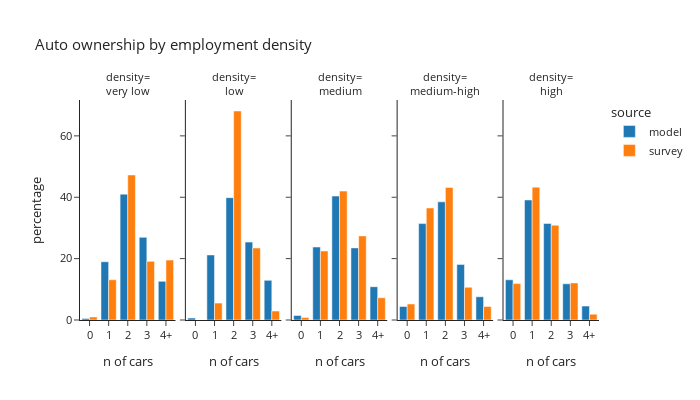

Here is the notebook cell this chart was saved with:
### Code cell
plot_auto(hh.dropna(subset=['emp_density_group']),'emp_density_group','employment density','density')

### Figure 1 — Plotly figure (JSON) as saved in the notebook; plotly's stock layout.template omitted (floating-point values rounded to 4 significant figures)
{"data": [{"alignmentgroup": "True", "hovertemplate": "source=model<br>emp_density_group=very low<br>auto_ownership_simple=%{x}<br>percentage=%{y}<extra></extra>", "legendgroup": "model", "marker": {"color": "#1F77B4", "pattern": {"shape": ""}}, "name": "model", "offsetgroup": "model", "orientation": "v", "showlegend": true, "textposition": "auto", "type": "bar", "x": ["0", "1", "2", "3", "4+"], "xaxis": "x", "y": [0.4953, 18.98, 41.0, 26.93, 12.6], "yaxis": "y"}, {"alignmentgroup": "True", "hovertemplate": "source=model<br>emp_density_group=low<br>auto_ownership_simple=%{x}<br>percentage=%{y}<extra></extra>", "legendgroup": "model", "marker": {"color": "#1F77B4", "pattern": {"shape": ""}}, "name": "model", "offsetgroup": "model", "orientation": "v", "showlegend": false, "textposition": "auto", "type": "bar", "x": ["0", "1", "2", "3", "4+"], "xaxis": "x2", "y": [0.6379, 21.2, 39.87, 25.38, 12.92], "yaxis": "y2"}, {"alignmentgroup": "True", "hovertemplate": "source=model<br>emp_density_group=medium<br>auto_ownership_simple=%{x}<br>percentage=%{y}<extra></extra>", "legendgroup": "model", "marker": {"color": "#1F77B4", "pattern": {"shape": ""}}, "name": "model", "offsetgroup": "model", "orientation": "v", "showlegend": false, "textposition": "auto", "type": "bar", "x": ["0", "1", "2", "3", "4+"], "xaxis": "x3", "y": [1.481, 23.79, 40.39, 23.5, 10.85], "yaxis": "y3"}, {"alignmentgroup": "True", "hovertemplate": "source=model<br>emp_density_group=medium-high<br>auto_ownership_simple=%{x}<br>percentage=%{y}<extra></extra>", "legendgroup": "model", "marker": {"color": "#1F77B4", "pattern": {"shape": ""}}, "name": "model", "offsetgroup": "model", "orientation": "v", "showlegend": false, "textposition": "auto", "type": "bar", "x": ["0", "1", "2", "3", "4+"], "xaxis": "x4", "y": [4.405, 31.41, 38.5, 18.12, 7.565], "yaxis": "y4"}, {"alignmentgroup": "True", "hovertemplate": "source=model<br>emp_density_group=high<br>auto_ownership_simple=%{x}<br>percentage=%{y}<extra></extra>", "legendgroup": "model", "marker": {"color": "#1F77B4", "pattern": {"shape": ""}}, "name": "model", "offsetgroup": "model", "orientation": "v", "showlegend": false, "textposition": "auto", "type": "bar", "x": ["0", "1", "2", "3", "4+"], "xaxis": "x5", "y": [13.1, 39.11, 31.46, 11.8, 4.538], "yaxis": "y5"}, {"alignmentgroup": "True", "hovertemplate": "source=survey<br>emp_density_group=very low<br>auto_ownership_simple=%{x}<br>percentage=%{y}<extra></extra>", "legendgroup": "survey", "marker": {"color": "#FF7F0E", "pattern": {"shape": ""}}, "name": "survey", "offsetgroup": "survey", "orientation": "v", "showlegend": true, "textposition": "auto", "type": "bar", "x": ["0", "1", "2", "3", "4+"], "xaxis": "x", "y": [0.9963, 13.11, 47.25, 19.11, 19.53], "yaxis": "y"}, {"alignmentgroup": "True", "hovertemplate": "source=survey<br>emp_density_group=low<br>auto_ownership_simple=%{x}<br>percentage=%{y}<extra></extra>", "legendgroup": "survey", "marker": {"color": "#FF7F0E", "pattern": {"shape": ""}}, "name": "survey", "offsetgroup": "survey", "orientation": "v", "showlegend": false, "textposition": "auto", "type": "bar", "x": ["0", "1", "2", "3", "4+"], "xaxis": "x2", "y": [0, 5.5, 68.1, 23.47, 2.923], "yaxis": "y2"}, {"alignmentgroup": "True", "hovertemplate": "source=survey<br>emp_density_group=medium<br>auto_ownership_simple=%{x}<br>percentage=%{y}<extra></extra>", "legendgroup": "survey", "marker": {"color": "#FF7F0E", "pattern": {"shape": ""}}, "name": "survey", "offsetgroup": "survey", "orientation": "v", "showlegend": false, "textposition": "auto", "type": "bar", "x": ["0", "1", "2", "3", "4+"], "xaxis": "x3", "y": [0.8378, 22.5, 42.01, 27.41, 7.239], "yaxis": "y3"}, {"alignmentgroup": "True", "hovertemplate": "source=survey<br>emp_density_group=medium-high<br>auto_ownership_simple=%{x}<br>percentage=%{y}<extra></extra>", "legendgroup": "survey", "marker": {"color": "#FF7F0E", "pattern": {"shape": ""}}, "name": "survey", "offsetgroup": "survey", "orientation": "v", "showlegend": false, "textposition": "auto", "type": "bar", "x": ["0", "1", "2", "3", "4+"], "xaxis": "x4", "y": [5.218, 36.51, 43.2, 10.66, 4.412], "yaxis": "y4"}, {"alignmentgroup": "True", "hovertemplate": "source=survey<br>emp_density_group=high<br>auto_ownership_simple=%{x}<br>percentage=%{y}<extra></extra>", "legendgroup": "survey", "marker": {"color": "#FF7F0E", "pattern": {"shape": ""}}, "name": "survey", "offsetgroup": "survey", "orientation": "v", "showlegend": false, "textposition": "auto", "type": "bar", "x": ["0", "1", "2", "3", "4+"], "xaxis": "x5", "y": [11.86, 43.29, 30.88, 12.08, 1.886], "yaxis": "y5"}], "layout": {"annotations": [{"font": {}, "showarrow": false, "text": "density=<br>very low", "x": 0.092, "xanchor": "center", "xref": "paper", "y": 1, "yanchor": "bottom", "yref": "paper"}, {"font": {}, "showarrow": false, "text": "density=<br>low", "x": 0.296, "xanchor": "center", "xref": "paper", "y": 1, "yanchor": "bottom", "yref": "paper"}, {"font": {}, "showarrow": false, "text": "density=<br>medium", "x": 0.5, "xanchor": "center", "xref": "paper", "y": 1, "yanchor": "bottom", "yref": "paper"}, {"font": {}, "showarrow": false, "text": "density=<br>medium-high", "x": 0.704, "xanchor": "center", "xref": "paper", "y": 1, "yanchor": "bottom", "yref": "paper"}, {"font": {}, "showarrow": false, "text": "density=<br>high", "x": 0.908, "xanchor": "center", "xref": "paper", "y": 1, "yanchor": "bottom", "yref": "paper"}], "barmode": "group", "font": {"size": 11}, "height": 400, "legend": {"title": {"text": "source"}, "tracegroupgap": 0}, "title": {"text": "Auto ownership by employment density"}, "width": 700, "xaxis": {"anchor": "y", "domain": [0, 0.184], "title": {"text": "n of cars"}}, "xaxis2": {"anchor": "y2", "domain": [0.204, 0.388], "matches": "x", "title": {"text": "n of cars"}}, "xaxis3": {"anchor": "y3", "domain": [0.408, 0.592], "matches": "x", "title": {"text": "n of cars"}}, "xaxis4": {"anchor": "y4", "domain": [0.612, 0.796], "matches": "x", "title": {"text": "n of cars"}}, "xaxis5": {"anchor": "y5", "domain": [0.816, 1], "matches": "x", "title": {"text": "n of cars"}}, "yaxis": {"anchor": "x", "domain": [0, 1], "title": {"text": "percentage"}}, "yaxis2": {"anchor": "x2", "domain": [0, 1], "matches": "y", "showticklabels": false}, "yaxis3": {"anchor": "x3", "domain": [0, 1], "matches": "y", "showticklabels": false}, "yaxis4": {"anchor": "x4", "domain": [0, 1], "matches": "y", "showticklabels": false}, "yaxis5": {"anchor": "x5", "domain": [0, 1], "matches": "y", "showticklabels": false}}}
